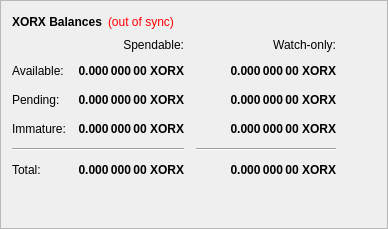
        <widget class="QFrame" name="frame">
         <property name="frameShape">
          <enum>QFrame::StyledPanel</enum>
         </property>
         <property name="frameShadow">
          <enum>QFrame::Raised</enum>
         </property>
         <layout class="QVBoxLayout" name="verticalLayout_4">
          <item>
           <layout class="QHBoxLayout" name="horizontalLayout_4">
            <item>
             <widget class="QLabel" name="label_5">
              <property name="font">
               <font>
                <weight>75</weight>
                <bold>true</bold>
               </font>
              </property>
              <property name="text">
               <string>XORX Balances</string>
              </property>
             </widget>
            </item>
            <item>
             <widget class="QLabel" name="labelWalletStatus">
              <property name="cursor">
               <cursorShape>WhatsThisCursor</cursorShape>
              </property>
              <property name="toolTip">
               <string>The displayed information may be out of date. Your wallet automatically synchronizes with the XORX network after a connection is established, but this process has not completed yet.</string>
              </property>
              <property name="styleSheet">
               <string notr="true">QLabel { color: red; }</string>
              </property>
              <property name="text">
               <string notr="true">(out of sync)</string>
              </property>
              <property name="alignment">
               <set>Qt::AlignLeading|Qt::AlignLeft|Qt::AlignVCenter</set>
              </property>
             </widget>
            </item>
            <item>
             <spacer name="horizontalSpacer_3">
              <property name="orientation">
               <enum>Qt::Horizontal</enum>
              </property>
              <property name="sizeHint" stdset="0">
               <size>
                <width>40</width>
                <height>20</height>
               </size>
              </property>
             </spacer>
            </item>
           </layout>
          </item>
          <item>
           <layout class="QGridLayout" name="gridLayout">
            <property name="spacing">
             <number>12</number>
            </property>
            <item row="2" column="2">
             <widget class="QLabel" name="labelWatchPending">
              <property name="font">
               <font>
                <weight>75</weight>
                <bold>true</bold>
               </font>
              </property>
              <property name="cursor">
               <cursorShape>IBeamCursor</cursorShape>
              </property>
              <property name="toolTip">
               <string>Unconfirmed transactions to watch-only addresses</string>
              </property>
              <property name="text">
               <string notr="true">0.000 000 00 XORX</string>
              </property>
              <property name="alignment">
               <set>Qt::AlignRight|Qt::AlignTrailing|Qt::AlignVCenter</set>
              </property>
              <property name="textInteractionFlags">
               <set>Qt::LinksAccessibleByMouse|Qt::TextSelectableByKeyboard|Qt::TextSelectableByMouse</set>
              </property>
             </widget>
            </item>
            <item row="2" column="1">
             <widget class="QLabel" name="labelUnconfirmed">
              <property name="font">
               <font>
                <weight>75</weight>
                <bold>true</bold>
               </font>
              </property>
              <property name="cursor">
               <cursorShape>IBeamCursor</cursorShape>
              </property>
              <property name="toolTip">
               <string>Total of transactions that have yet to be confirmed, and do not yet count toward the spendable balance</string>
              </property>
              <property name="text">
               <string notr="true">0.000 000 00 XORX</string>
              </property>
              <property name="alignment">
               <set>Qt::AlignRight|Qt::AlignTrailing|Qt::AlignVCenter</set>
              </property>
              <property name="textInteractionFlags">
               <set>Qt::LinksAccessibleByMouse|Qt::TextSelectableByKeyboard|Qt::TextSelectableByMouse</set>
              </property>
             </widget>
            </item>
            <item row="3" column="2">
             <widget class="QLabel" name="labelWatchImmature">
              <property name="font">
               <font>
                <weight>75</weight>
                <bold>true</bold>
               </font>
              </property>
              <property name="cursor">
               <cursorShape>IBeamCursor</cursorShape>
              </property>
              <property name="toolTip">
               <string>Staked or masternode rewards in watch-only addresses that has not yet matured</string>
              </property>
              <property name="text">
               <string notr="true">0.000 000 00 XORX</string>
              </property>
              <property name="alignment">
               <set>Qt::AlignRight|Qt::AlignTrailing|Qt::AlignVCenter</set>
              </property>
              <property name="textInteractionFlags">
               <set>Qt::LinksAccessibleByMouse|Qt::TextSelectableByKeyboard|Qt::TextSelectableByMouse</set>
              </property>
             </widget>
            </item>
            <item row="4" column="0" colspan="2">
             <widget class="Line" name="lineSpendableBalance">
              <property name="orientation">
               <enum>Qt::Horizontal</enum>
              </property>
             </widget>
            </item>
            <item row="4" column="2">
             <widget class="Line" name="lineWatchBalance">
              <property name="sizePolicy">
               <sizepolicy hsizetype="Preferred" vsizetype="Fixed">
                <horstretch>0</horstretch>
                <verstretch>0</verstretch>
               </sizepolicy>
              </property>
              <property name="minimumSize">
               <size>
                <width>140</width>
                <height>0</height>
               </size>
              </property>
              <property name="orientation">
               <enum>Qt::Horizontal</enum>
              </property>
             </widget>
            </item>
            <item row="5" column="0">
             <widget class="QLabel" name="labelTotalText">
              <property name="text">
               <string>Total:</string>
              </property>
             </widget>
            </item>
            <item row="3" column="1">
             <widget class="QLabel" name="labelImmature">
              <property name="font">
               <font>
                <weight>75</weight>
                <bold>true</bold>
               </font>
              </property>
              <property name="cursor">
               <cursorShape>IBeamCursor</cursorShape>
              </property>
              <property name="toolTip">
               <string>Staked or masternode rewards that has not yet matured</string>
              </property>
              <property name="text">
               <string notr="true">0.000 000 00 XORX</string>
              </property>
              <property name="alignment">
               <set>Qt::AlignRight|Qt::AlignTrailing|Qt::AlignVCenter</set>
              </property>
              <property name="textInteractionFlags">
               <set>Qt::LinksAccessibleByMouse|Qt::TextSelectableByKeyboard|Qt::TextSelectableByMouse</set>
              </property>
             </widget>
            </item>
            <item row="2" column="3">
             <spacer name="horizontalSpacer_2">
              <property name="orientation">
               <enum>Qt::Horizontal</enum>
              </property>
              <property name="sizeHint" stdset="0">
               <size>
                <width>40</width>
                <height>20</height>
               </size>
              </property>
             </spacer>
            </item>
            <item row="3" column="0">
             <widget class="QLabel" name="labelImmatureText">
              <property name="text">
               <string>Immature:</string>
              </property>
             </widget>
            </item>
            <item row="5" column="1">
             <widget class="QLabel" name="labelTotal">
              <property name="font">
               <font>
                <weight>75</weight>
                <bold>true</bold>
               </font>
              </property>
              <property name="cursor">
               <cursorShape>IBeamCursor</cursorShape>
              </property>
              <property name="toolTip">
               <string>Your current total balance</string>
              </property>
              <property name="text">
               <string notr="true">0.000 000 00 XORX</string>
              </property>
              <property name="alignment">
               <set>Qt::AlignRight|Qt::AlignTrailing|Qt::AlignVCenter</set>
              </property>
              <property name="textInteractionFlags">
               <set>Qt::LinksAccessibleByMouse|Qt::TextSelectableByKeyboard|Qt::TextSelectableByMouse</set>
              </property>
             </widget>
            </item>
            <item row="5" column="2">
             <widget class="QLabel" name="labelWatchTotal">
              <property name="font">
               <font>
                <weight>75</weight>
                <bold>true</bold>
               </font>
              </property>
              <property name="cursor">
               <cursorShape>IBeamCursor</cursorShape>
              </property>
              <property name="toolTip">
               <string>Current total balance in watch-only addresses</string>
              </property>
              <property name="text">
               <string notr="true">0.000 000 00 XORX</string>
              </property>
              <property name="alignment">
               <set>Qt::AlignRight|Qt::AlignTrailing|Qt::AlignVCenter</set>
              </property>
              <property name="textInteractionFlags">
               <set>Qt::LinksAccessibleByMouse|Qt::TextSelectableByKeyboard|Qt::TextSelectableByMouse</set>
              </property>
             </widget>
            </item>
            <item row="0" column="2">
             <widget class="QLabel" name="labelWatchonly">
              <property name="text">
               <string>Watch-only:</string>
              </property>
              <property name="alignment">
               <set>Qt::AlignRight|Qt::AlignTrailing|Qt::AlignVCenter</set>
              </property>
             </widget>
            </item>
            <item row="1" column="0">
             <widget class="QLabel" name="labelBalanceText">
              <property name="text">
               <string>Available:</string>
              </property>
             </widget>
            </item>
            <item row="1" column="1">
             <widget class="QLabel" name="labelBalance">
              <property name="font">
               <font>
                <weight>75</weight>
                <bold>true</bold>
               </font>
              </property>
              <property name="cursor">
               <cursorShape>IBeamCursor</cursorShape>
              </property>
              <property name="toolTip">
               <string>Your current spendable balance</string>
              </property>
              <property name="text">
               <string notr="true">0.000 000 00 XORX</string>
              </property>
              <property name="alignment">
               <set>Qt::AlignRight|Qt::AlignTrailing|Qt::AlignVCenter</set>
              </property>
              <property name="textInteractionFlags">
               <set>Qt::LinksAccessibleByMouse|Qt::TextSelectableByKeyboard|Qt::TextSelectableByMouse</set>
              </property>
             </widget>
            </item>
            <item row="1" column="2">
             <widget class="QLabel" name="labelWatchAvailable">
              <property name="font">
               <font>
                <weight>75</weight>
                <bold>true</bold>
               </font>
              </property>
              <property name="cursor">
               <cursorShape>IBeamCursor</cursorShape>
              </property>
              <property name="toolTip">
               <string>Your current balance in watch-only addresses</string>
              </property>
              <property name="text">
               <string notr="true">0.000 000 00 XORX</string>
              </property>
              <property name="alignment">
               <set>Qt::AlignRight|Qt::AlignTrailing|Qt::AlignVCenter</set>
              </property>
              <property name="textInteractionFlags">
               <set>Qt::LinksAccessibleByMouse|Qt::TextSelectableByKeyboard|Qt::TextSelectableByMouse</set>
              </property>
             </widget>
            </item>
            <item row="2" column="0">
             <widget class="QLabel" name="labelPendingText">
              <property name="text">
               <string>Pending:</string>
              </property>
             </widget>
            </item>
            <item row="0" column="1">
             <widget class="QLabel" name="labelSpendable">
              <property name="text">
               <string>Spendable:</string>
              </property>
              <property name="alignment">
               <set>Qt::AlignRight|Qt::AlignTrailing|Qt::AlignVCenter</set>
              </property>
             </widget>
            </item>
           </layout>
          </item>
          <item>
           <spacer name="verticalSpacer_4">
            <property name="orientation">
             <enum>Qt::Vertical</enum>
            </property>
            <property name="sizeHint" stdset="0">
             <size>
              <width>20</width>
              <height>40</height>
             </size>
            </property>
           </spacer>
          </item>
         </layout>
        </widget>
